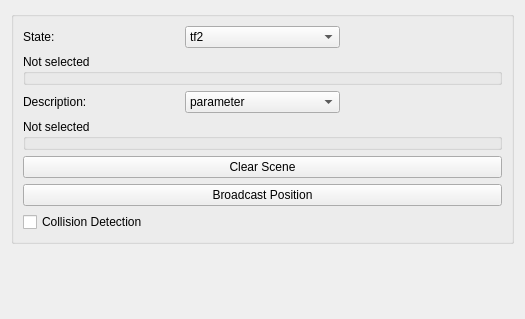
<?xml version="1.0" encoding="UTF-8"?>
<ui version="4.0">
 <class>qSlicerRos2ModuleWidget</class>
 <widget class="qSlicerWidget" name="qSlicerRos2ModuleWidget">
  <property name="geometry">
   <rect>
    <x>0</x>
    <y>0</y>
    <width>525</width>
    <height>319</height>
   </rect>
  </property>
  <property name="windowTitle">
   <string>Form</string>
  </property>
  <layout class="QVBoxLayout" name="verticalLayout">
   <item>
    <widget class="QGroupBox" name="groupBox">
     <property name="title">
      <string/>
     </property>
     <layout class="QGridLayout" name="gridLayout">
      <item row="2" column="1">
       <widget class="QComboBox" name="descriptionSelectionComboBox">
        <property name="currentText">
         <string>parameter</string>
        </property>
        <item>
         <property name="text">
          <string>parameter</string>
         </property>
        </item>
        <item>
         <property name="text">
          <string>file</string>
         </property>
        </item>
       </widget>
      </item>
      <item row="0" column="1">
       <widget class="QComboBox" name="stateSelectionComboBox">
        <property name="currentText">
         <string>tf2</string>
        </property>
        <item>
         <property name="text">
          <string>tf2</string>
         </property>
        </item>
        <item>
         <property name="text">
          <string>topic</string>
         </property>
        </item>
       </widget>
      </item>
      <item row="4" column="0" colspan="3">
       <widget class="QGroupBox" name="descriptionWidgetGroupBox">
        <property name="title">
         <string>Not selected</string>
        </property>
       </widget>
      </item>
      <item row="6" column="0" colspan="3">
       <widget class="QPushButton" name="broadcastTransformButton">
        <property name="text">
         <string>Broadcast Position</string>
        </property>
       </widget>
      </item>
      <item row="0" column="0">
       <widget class="QLabel" name="stateLabel">
        <property name="text">
         <string>State:</string>
        </property>
       </widget>
      </item>
      <item row="5" column="0" colspan="3">
       <widget class="QPushButton" name="clearSceneButton">
        <property name="text">
         <string>Clear Scene</string>
        </property>
       </widget>
      </item>
      <item row="1" column="0" colspan="3">
       <widget class="QGroupBox" name="stateWidgetGroupBox">
        <property name="title">
         <string>Not selected</string>
        </property>
       </widget>
      </item>
      <item row="2" column="2">
       <widget class="QLabel" name="descriptionWidgetArea">
        <property name="text">
         <string/>
        </property>
       </widget>
      </item>
      <item row="2" column="0">
       <widget class="QLabel" name="descriptionLabel">
        <property name="text">
         <string>Description:</string>
        </property>
       </widget>
      </item>
      <item row="7" column="0">
       <widget class="QCheckBox" name="collisionDetectionCheckBox">
        <property name="text">
         <string>Collision Detection</string>
        </property>
       </widget>
      </item>
     </layout>
    </widget>
   </item>
   <item>
    <spacer name="verticalSpacer_2">
     <property name="orientation">
      <enum>Qt::Vertical</enum>
     </property>
     <property name="sizeHint" stdset="0">
      <size>
       <width>20</width>
       <height>40</height>
      </size>
     </property>
    </spacer>
   </item>
  </layout>
 </widget>
 <customwidgets>
  <customwidget>
   <class>qSlicerWidget</class>
   <extends>QWidget</extends>
   <header>qSlicerWidget.h</header>
   <container>1</container>
  </customwidget>
 </customwidgets>
 <resources/>
 <connections/>
</ui>
